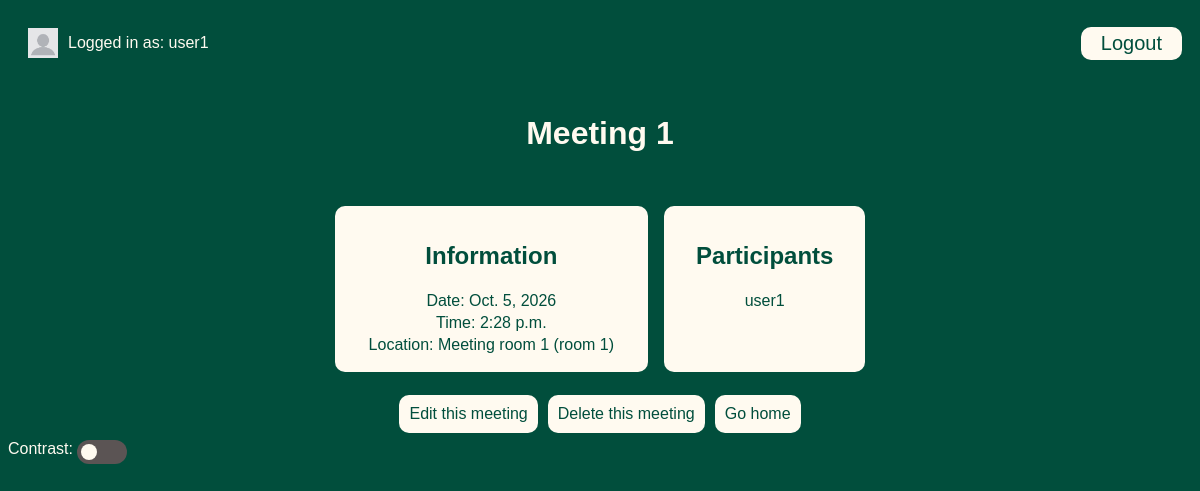
The app's page /meetings/2 (signed in) with its own data.
### meetings/models.py (models this page shows, shortened)
class Meeting(models.Model):
    title = models.CharField(max_length=200)
    date = models.DateField()
    start_time = models.TimeField(default=time(9))
    duration = models.IntegerField(default=1)
    room = models.ForeignKey(Room, on_delete=models.CASCADE)
    participants = models.ManyToManyField(get_user_model())#incase db changes we call this insted

class Room(models.Model):
    name = models.CharField(max_length=50)
    floor = models.IntegerField()
    room_number = models.IntegerField()
    def __str__(self):
        return f"{self.name} (room  {self.room_number})"

### meetings/views.py (the view)
# urls.py: path('<int:id>', views.detail, name='detail'),
@login_required
def detail(request, id):
    meeting = get_object_or_404(Meeting, pk=id)#returns 404 if not found for or given class with id
    return render(request, "meetings/detail.html",{"meeting": meeting})

### templates/meetings/detail.html (shortened to what this page needs)
{% extends "base.html" %}
{% block content%}
<h1>{{meeting.title}}</h1>
<div class="card">
    <div class="item meeting-info">
        <h2>Information</h2>
        <p>Date: {{meeting.date}}</p>
        <p>Time: {{meeting.start_time}} </p>
        <p>Location: {{meeting.room}}</p>
    </div>
    <div class="item meeting-participants">
        <h2>Participants</h2>
        {% for participant in meeting.participants.all%}
            <p>{{ participant.username }}</p>
        {%endfor%}
    </div>
</div>
<div>
    <p class="actions">
        <a href="{%url 'edit' meeting.id%}">Edit this meeting</a><br>
        <a href="{%url 'delete' meeting.id%}">Delete this meeting</a><br>
        <a href="{% url 'welcome' %}">Go home</a>
    </p>
</div>
{%endblock%}

### templates/base.html (shortened to what this page needs)
{% load static %}
<!DOCTYPE html>
<html lang="en">
<head>
    <link rel="stylesheet" href="{% static 'website/style.css' %}">
</head>
<body>
    <div class="login">
        {% if user.is_authenticated %}
            <div class="name">
                <img src="{% static 'website/profile.jpg' %}" id="profile">
                Logged in as: {{user.get_username}}
            </div>
            <form method="post" action="{%url 'logout'%}">
                <button type="submit">Logout</button>
            </form>
        {%else %}
            <p class="actions" id="login-button"><a href="{% url 'login'%}" >Login</a></p>
    {%endif%}
    </div>
    <div class="content">
    {% block content %}
    {% endblock%}
    </div>
    <div id="footer">
        Contrast:
        <label class="switch">
            <span class="slider round"></span>
        </label>
    </div>
</body>
</html>

### website/static/website/style.css (style rules this page uses)
:root { --main: #014e3c; --light: floralwhite; --dark: #206c5e; }
body { font-family: 'Calibri', 'Trebuchet MS', sans-serif; color: var(--light); background-color: var(--main); }
button { background-color: var(--light); border: none; color: var(--main); border-radius: 10px; padding: 5px 20px; font-size: 20px; }
h1 { padding: 1rem; }
a { text-decoration: none; color: #000806; }
p { margin: 0; padding: 2px; }
.actions { display: flex; flex-direction: row; }
.actions a { padding: 10px; margin: 5px; background-color: var(--light); color: var(--main); border-radius: 10px; }
.card { display: flex; flex-direction: row; color: var(--main); gap: 1rem; padding :1rem; }
.item { padding: 1rem 2rem; background-color: var(--light); color: var(--main); border-radius: 10px; display:flex; flex-direction: column; align-items: center; }
.switch { position: relative; display: inline-block; width: 50px; height: 24px; }
.slider { position: absolute; cursor: pointer; top: 0; left: 0; right: 0; bottom: 0; background-color: rgb(91, 84, 84); -webkit-transition: .4s; transition: .4s; }
.slider:before { position: absolute; content: ""; height: 16px; width: 16px; left: 4px; bottom: 4px; background-color: var(--light); -webkit-transition: .4s; transition: .4s; }
.slider.round { border-radius: 34px; }
.slider.round:before { border-radius: 50%; }
.login { justify-content: space-between; display: flex; flex-direction: row; padding: 10px; align-items: center; }
.name { display: flex; flex-direction: row; align-items: center; }
#profile { height: 30px; width: 30px; padding: 10px; }
.content { display: flex; flex-direction: column; align-items: center; }

### records on screen
Meeting: title "Meeting 1", date "Oct. 5, 2026", start_time "2:28 p.m.", room "Meeting room 1 (room 1)"

### other values on screen
{{ user.get_username }} "user1"
{{ participant.username }} "user1"
